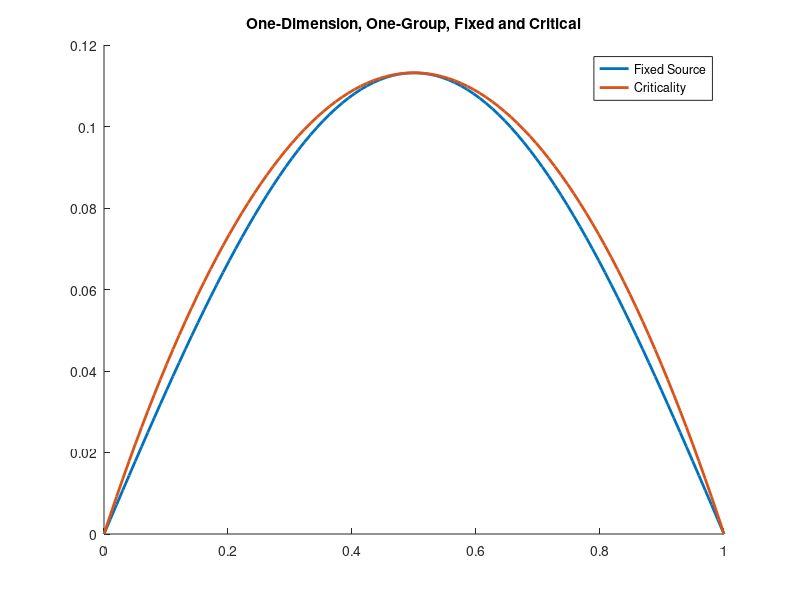

The MATLAB source for this figure:
clear
close all

Lx = 1;
ntest = 100;

diffusion = 1;
qfixed = 1;
sigma_r = 1;
nusigma_f = 2;

Bf = sqrt(sigma_r/diffusion);

xtest = linspace(0,Lx,ntest);

fixed = @(x)((qfixed/Bf^2)*(1-cosh(Bf*x))+ ...
    ((qfixed/Bf^2)*(cosh(Bf*Lx)-1)/(sinh(Bf*Lx)))*sinh(Bf*x));
critical = @(x)(sin((pi/Lx)*x));

ytestf = zeros(size(xtest));
ytestc = zeros(size(xtest));
for i = 1:length(xtest)
    ytestf(i) = fixed(xtest(i));
    ytestc(i) = critical(xtest(i));
end
ytestc = ytestc * norm(ytestf,inf);

figure
hold on
title('One-Dimension, One-Group, Fixed and Critical')
plot(xtest,ytestc,'LineWidth',2)
plot(xtest,ytestf,'LineWidth',2)
legend({'Fixed Source', 'Criticality'})
hold off
